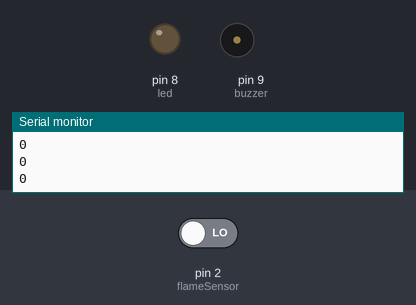
Simulated run of this sketch. Board: Arduino Uno, built with avr-gcc and run on an emulated ATmega328P. On the bench: output pins drawn as LEDs (lit = HIGH), buzzer (waves = sounding, pin HIGH), the last lines printed to the serial monitor. Inputs (shaded band) come from the test bench; at power-on: pin 2 (flameSensor) LOW.

Above: at 1.2 s.
1.3 s: pin 2 (flameSensor) driven HIGH
At 1.6 s:
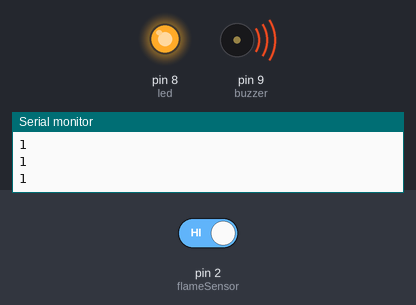
2.8 s: pin 2 (flameSensor) driven LOW
At 4.1 s:
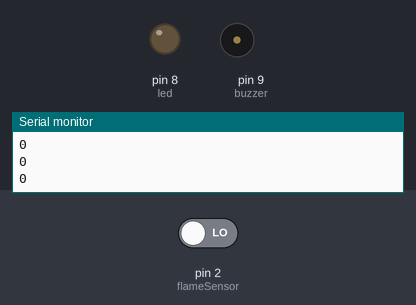
Timing chart, 0 to 5.8 s (numbered marks = the images above; inputs shaded):
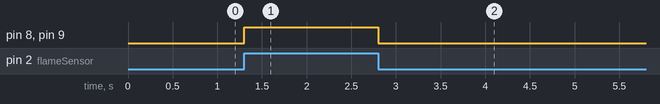

Measured:
- after the input at 1.3 s, pin 8 (led), pin 9 (buzzer): LOW → HIGH at once
- after the input at 2.8 s, pin 8 (led), pin 9 (buzzer): HIGH → LOW at once

The sketch:

Flame_Sensor.ino
```cpp
const int flameSensor = 2;
const int led = 8;
const int buzzer = 9;

void setup() {
  pinMode(flameSensor, INPUT);
  pinMode(led, OUTPUT);
  pinMode(buzzer, OUTPUT);

  Serial.begin(9600);
}

void loop() {
  int flame = digitalRead(flameSensor);

  Serial.println(flame);

  if (flame == HIGH) {
  digitalWrite(led, HIGH);
  digitalWrite(buzzer, HIGH);
} else {
  digitalWrite(led, LOW);
  digitalWrite(buzzer, LOW);
}

  delay(100);
}
```
